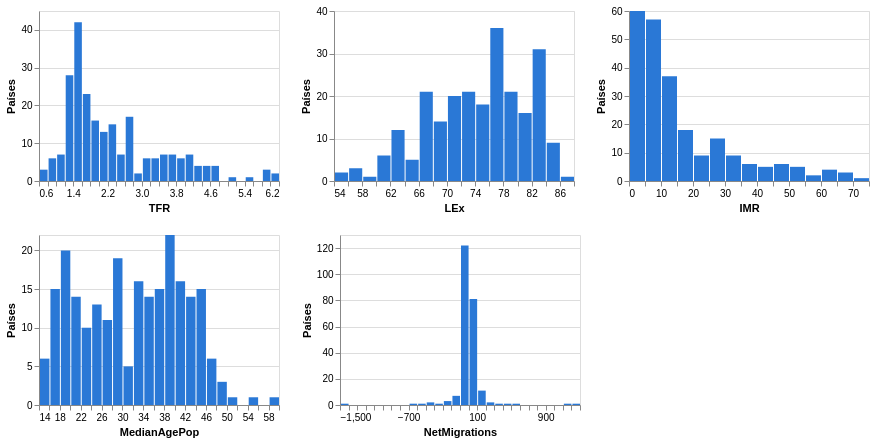

Notebook code cell kept with this figure:
### Markdown cell above
Distribuição de cada indicador entre os países em 2024. Cada painel tem sua própria escala.

### Code cell
d2024 = paises(medium[medium["Time"] == 2024])

histogramas = [
    alt.Chart(d2024).mark_bar(color="#2a78d6").encode(
        x=alt.X(f"{c}:Q", bin=alt.Bin(maxbins=30), title=c),
        y=alt.Y("count()", title="Países"),
    ).properties(width=240, height=170)
    for c in INDICADORES_CHAVE
]
alt.vconcat(
    alt.hconcat(*histogramas[:3]),
    alt.hconcat(*histogramas[3:]),
)

### Figure 1 — Vega-Lite specification as saved in the notebook (floating-point values rounded to 4 significant figures; data arrays with more than 128 entries replaced by an {"elided": "..."} marker saying what was removed)
{"config": {"view": {"continuousWidth": 300, "continuousHeight": 300}}, "vconcat": [{"hconcat": [{"mark": {"type": "bar", "color": "#2a78d6"}, "encoding": {"x": {"bin": {"maxbins": 30}, "field": "TFR", "title": "TFR", "type": "quantitative"}, "y": {"aggregate": "count", "title": "Países", "type": "quantitative"}}, "height": 170, "width": 240}, {"mark": {"type": "bar", "color": "#2a78d6"}, "encoding": {"x": {"bin": {"maxbins": 30}, "field": "LEx", "title": "LEx", "type": "quantitative"}, "y": {"aggregate": "count", "title": "Países", "type": "quantitative"}}, "height": 170, "width": 240}, {"mark": {"type": "bar", "color": "#2a78d6"}, "encoding": {"x": {"bin": {"maxbins": 30}, "field": "IMR", "title": "IMR", "type": "quantitative"}, "y": {"aggregate": "count", "title": "Países", "type": "quantitative"}}, "height": 170, "width": 240}]}, {"hconcat": [{"mark": {"type": "bar", "color": "#2a78d6"}, "encoding": {"x": {"bin": {"maxbins": 30}, "field": "MedianAgePop", "title": "MedianAgePop", "type": "quantitative"}, "y": {"aggregate": "count", "title": "Países", "type": "quantitative"}}, "height": 170, "width": 240}, {"mark": {"type": "bar", "color": "#2a78d6"}, "encoding": {"x": {"bin": {"maxbins": 30}, "field": "NetMigrations", "title": "NetMigrations", "type": "quantitative"}, "y": {"aggregate": "count", "title": "Países", "type": "quantitative"}}, "height": 170, "width": 240}]}], "data": {"name": "data-b37f6ebe97f011acd18a22a9d9c27456"}, "$schema": "https://vega.github.io/schema/vega-lite/v6.4.1.json", "datasets": {"data-b37f6ebe97f011acd18a22a9d9c27456": {"elided": "237 records"}}}
